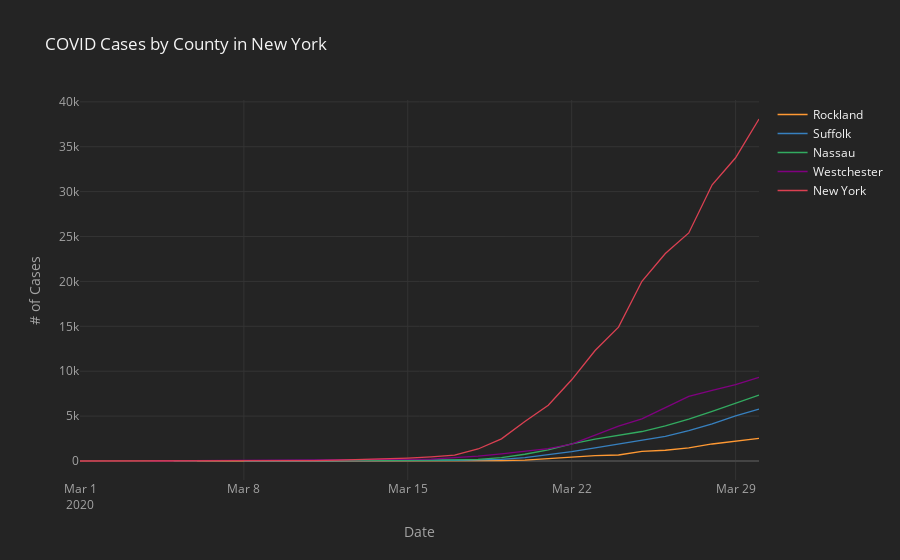
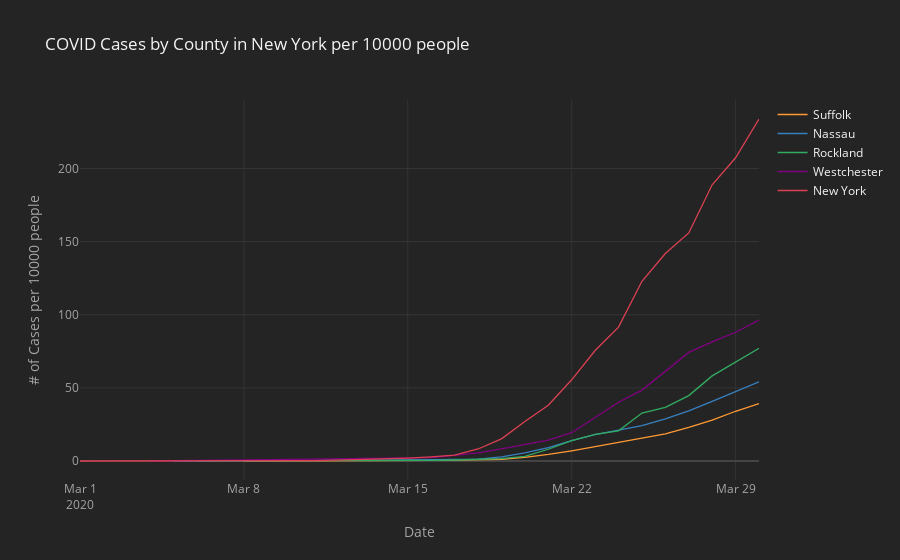
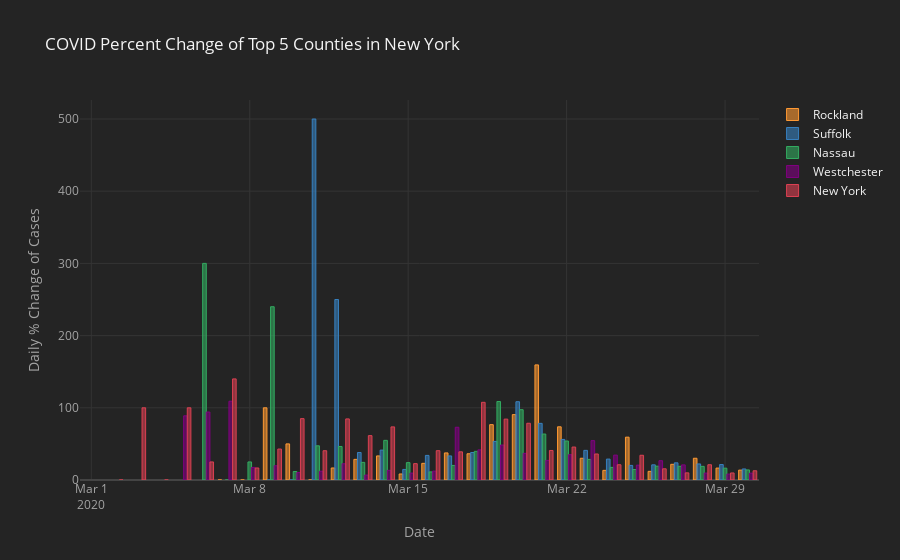

These figures' notebook cell, in order:
### Code cell
state = 'New York'
top_x = 5
scale = 10000
df_counties = pd.read_csv(data_dir+'covid-19-data/us-counties.csv')
df_counties = df_counties.replace('New York City','New York')
df_counties_populations = pd.read_csv(data_dir+'co-est2019-alldata.csv',encoding="ISO-8859-1",dtype={'STATE': str,'COUNTY':str})[['STATE','COUNTY','STNAME','CTYNAME','POPESTIMATE2019']]
df_counties_populations = df_counties_populations[(df_counties_populations['COUNTY']!=0) & (df_counties_populations['STNAME'] != df_counties_populations['CTYNAME'])]
df_counties_points = gpd.read_file(data_dir+'UScounties.shp')
df_counties_points['centroid'] = df_counties_points['geometry'].centroid
df_counties_points['latitude'] = df_counties_points['centroid'].apply(lambda p: p.y)
df_counties_points['longitude'] = df_counties_points['centroid'].apply(lambda p: p.x)
df_counties_points.head()
df_counties_populations = df_counties_populations.merge(df_counties_points,left_on=['STNAME','COUNTY'],right_on=['STATE_NAME','CNTY_FIPS'])
df_counties_populations['CTYNAME'] = df_counties_populations['CTYNAME'].str.replace(' County','')

df_counties = df_counties.merge(df_counties_populations,left_on=['county','state'],right_on=['CTYNAME','STNAME'])
df_counties = df_counties.drop(['STATE','COUNTY','STNAME','CTYNAME'],axis=1)
df_counties['norm_cases'] = df_counties['cases']/(df_counties['POPESTIMATE2019']/scale)

df_counties_pivot = df_counties[df_counties['state']==state]
df_counties_pivot = df_counties_pivot[df_counties_pivot['county']!='Unknown']
df_counties_raw = df_counties_pivot.pivot(index='date',columns='county',values='cases')
df_counties_norm = df_counties_pivot.pivot(index='date',columns='county',values='norm_cases')
df_counties_chg = df_counties_raw.pct_change()*100
# print(df_counties.head())
df_counties_raw.max().sort_values().tail(5).index
counties_raw=df_counties_raw.max().sort_values().tail(5).index
counties_norm=df_counties_norm.max().sort_values().tail(5).index
fig = df_counties_raw[counties_raw].iplot(asFigure=True,kind='scatter',title='COVID Cases by County in '+state,xTitle='Date',yTitle='# of Cases')
fig2 = df_counties_chg[counties_raw].iplot(asFigure=True,kind='bar',title='COVID Percent Change of Top '+ str(top_x)+ ' Counties in '+state,xTitle='Date',yTitle='Daily % Change of Cases')
fig3 = df_counties_norm[counties_norm].iplot(asFigure=True,kind='scatter',title='COVID Cases by County in ' +state+ ' per '+str(scale) + ' people',xTitle='Date',yTitle='# of Cases per '+str(scale)+ ' people')

plot(fig,filename=out_dir+'county.html')
plot(fig3,filename=out_dir+'county_norm.html')
plot(fig2,filename=out_dir+'county_percent_chg.html')

iplot(fig)
iplot(fig3)
iplot(fig2)

### Figure 1 — Plotly figure (JSON) as saved in the notebook; plotly's stock layout.template omitted (floating-point values rounded to 4 significant figures)
{"data": [{"line": {"color": "rgba(255, 153, 51, 1.0)", "dash": "solid", "shape": "linear", "width": 1.3}, "mode": "lines", "name": "Rockland", "text": "", "type": "scatter", "x": ["2020-03-01", "2020-03-02", "2020-03-03", "2020-03-04", "2020-03-05", "2020-03-06", "2020-03-07", "2020-03-08", "2020-03-09", "2020-03-10", "2020-03-11", "2020-03-12", "2020-03-13", "2020-03-14", "2020-03-15", "2020-03-16", "2020-03-17", "2020-03-18", "2020-03-19", "2020-03-20", "2020-03-21", "2020-03-22", "2020-03-23", "2020-03-24", "2020-03-25", "2020-03-26", "2020-03-27", "2020-03-28", "2020-03-29", "2020-03-30"], "y": ["", "", "", "", "", 2, 2, 2, 4, 6, 6, 7, 9, 12, 13, 16, 22, 30, 53, 101, 262, 455, 592, 671, 1069, 1197, 1457, 1896, 2209, 2511]}, {"line": {"color": "rgba(55, 128, 191, 1.0)", "dash": "solid", "shape": "linear", "width": 1.3}, "mode": "lines", "name": "Suffolk", "text": "", "type": "scatter", "x": ["2020-03-01", "2020-03-02", "2020-03-03", "2020-03-04", "2020-03-05", "2020-03-06", "2020-03-07", "2020-03-08", "2020-03-09", "2020-03-10", "2020-03-11", "2020-03-12", "2020-03-13", "2020-03-14", "2020-03-15", "2020-03-16", "2020-03-17", "2020-03-18", "2020-03-19", "2020-03-20", "2020-03-21", "2020-03-22", "2020-03-23", "2020-03-24", "2020-03-25", "2020-03-26", "2020-03-27", "2020-03-28", "2020-03-29", "2020-03-30"], "y": ["", "", "", "", "", "", "", 1, 1, 1, 6, 21, 29, 41, 47, 63, 84, 116, 178, 371, 662, 1034, 1458, 1880, 2260, 2735, 3385, 4138, 5023, 5791]}, {"line": {"color": "rgba(50, 171, 96, 1.0)", "dash": "solid", "shape": "linear", "width": 1.3}, "mode": "lines", "name": "Nassau", "text": "", "type": "scatter", "x": ["2020-03-01", "2020-03-02", "2020-03-03", "2020-03-04", "2020-03-05", "2020-03-06", "2020-03-07", "2020-03-08", "2020-03-09", "2020-03-10", "2020-03-11", "2020-03-12", "2020-03-13", "2020-03-14", "2020-03-15", "2020-03-16", "2020-03-17", "2020-03-18", "2020-03-19", "2020-03-20", "2020-03-21", "2020-03-22", "2020-03-23", "2020-03-24", "2020-03-25", "2020-03-26", "2020-03-27", "2020-03-28", "2020-03-29", "2020-03-30"], "y": ["", "", "", "", 1, 4, 4, 5, 17, 19, 28, 41, 51, 79, 98, 109, 131, 183, 382, 754, 1234, 1900, 2442, 2869, 3285, 3914, 4657, 5537, 6445, 7344]}, {"line": {"color": "rgba(128, 0, 128, 1.0)", "dash": "solid", "shape": "linear", "width": 1.3}, "mode": "lines", "name": "Westchester", "text": "", "type": "scatter", "x": ["2020-03-01", "2020-03-02", "2020-03-03", "2020-03-04", "2020-03-05", "2020-03-06", "2020-03-07", "2020-03-08", "2020-03-09", "2020-03-10", "2020-03-11", "2020-03-12", "2020-03-13", "2020-03-14", "2020-03-15", "2020-03-16", "2020-03-17", "2020-03-18", "2020-03-19", "2020-03-20", "2020-03-21", "2020-03-22", "2020-03-23", "2020-03-24", "2020-03-25", "2020-03-26", "2020-03-27", "2020-03-28", "2020-03-29", "2020-03-30"], "y": ["", "", "", 9, 17, 33, 69, 81, 97, 107, 120, 147, 157, 178, 195, 219, 379, 537, 797, 1091, 1387, 1873, 2894, 3891, 4691, 5944, 7187, 7875, 8519, 9326]}, {"line": {"color": "rgba(219, 64, 82, 1.0)", "dash": "solid", "shape": "linear", "width": 1.3}, "mode": "lines", "name": "New York", "text": "", "type": "scatter", "x": ["2020-03-01", "2020-03-02", "2020-03-03", "2020-03-04", "2020-03-05", "2020-03-06", "2020-03-07", "2020-03-08", "2020-03-09", "2020-03-10", "2020-03-11", "2020-03-12", "2020-03-13", "2020-03-14", "2020-03-15", "2020-03-16", "2020-03-17", "2020-03-18", "2020-03-19", "2020-03-20", "2020-03-21", "2020-03-22", "2020-03-23", "2020-03-24", "2020-03-25", "2020-03-26", "2020-03-27", "2020-03-28", "2020-03-29", "2020-03-30"], "y": [1, 1, 2, 2, 4, 5, 12, 14, 20, 37, 52, 96, 155, 269, 330, 464, 645, 1339, 2468, 4408, 6211, 9045, 12305, 14905, 20011, 23112, 25399, 30766, 33768, 38087]}], "layout": {"legend": {"bgcolor": "#242424", "font": {"color": "#F4F4F4"}}, "paper_bgcolor": "#242424", "plot_bgcolor": "#242424", "title": {"font": {"color": "#F4F4F4"}, "text": "COVID Cases by County in New York"}, "xaxis": {"gridcolor": "#343434", "showgrid": true, "tickfont": {"color": "#A4A4A4"}, "title": {"font": {"color": "#A4A4A4"}, "text": "Date"}, "zerolinecolor": "#444444"}, "yaxis": {"gridcolor": "#343434", "showgrid": true, "tickfont": {"color": "#A4A4A4"}, "title": {"font": {"color": "#A4A4A4"}, "text": "# of Cases"}, "zerolinecolor": "#444444"}}}

### Figure 2 — Plotly figure (JSON) as saved in the notebook; plotly's stock layout.template omitted (floating-point values rounded to 4 significant figures)
{"data": [{"line": {"color": "rgba(255, 153, 51, 1.0)", "dash": "solid", "shape": "linear", "width": 1.3}, "mode": "lines", "name": "Suffolk", "text": "", "type": "scatter", "x": ["2020-03-01", "2020-03-02", "2020-03-03", "2020-03-04", "2020-03-05", "2020-03-06", "2020-03-07", "2020-03-08", "2020-03-09", "2020-03-10", "2020-03-11", "2020-03-12", "2020-03-13", "2020-03-14", "2020-03-15", "2020-03-16", "2020-03-17", "2020-03-18", "2020-03-19", "2020-03-20", "2020-03-21", "2020-03-22", "2020-03-23", "2020-03-24", "2020-03-25", "2020-03-26", "2020-03-27", "2020-03-28", "2020-03-29", "2020-03-30"], "y": ["", "", "", "", "", "", "", 0.006772, 0.006772, 0.006772, 0.04063, 0.1422, 0.1964, 0.2777, 0.3183, 0.4267, 0.5689, 0.7856, 1.205, 2.513, 4.483, 7.003, 9.874, 12.73, 15.31, 18.52, 22.92, 28.02, 34.02, 39.22]}, {"line": {"color": "rgba(55, 128, 191, 1.0)", "dash": "solid", "shape": "linear", "width": 1.3}, "mode": "lines", "name": "Nassau", "text": "", "type": "scatter", "x": ["2020-03-01", "2020-03-02", "2020-03-03", "2020-03-04", "2020-03-05", "2020-03-06", "2020-03-07", "2020-03-08", "2020-03-09", "2020-03-10", "2020-03-11", "2020-03-12", "2020-03-13", "2020-03-14", "2020-03-15", "2020-03-16", "2020-03-17", "2020-03-18", "2020-03-19", "2020-03-20", "2020-03-21", "2020-03-22", "2020-03-23", "2020-03-24", "2020-03-25", "2020-03-26", "2020-03-27", "2020-03-28", "2020-03-29", "2020-03-30"], "y": ["", "", "", "", 0.00737, 0.02948, 0.02948, 0.03685, 0.1253, 0.14, 0.2063, 0.3022, 0.3759, 0.5822, 0.7222, 0.8033, 0.9654, 1.349, 2.815, 5.557, 9.094, 14.0, 18.0, 21.14, 24.21, 28.84, 34.32, 40.81, 47.5, 54.12]}, {"line": {"color": "rgba(50, 171, 96, 1.0)", "dash": "solid", "shape": "linear", "width": 1.3}, "mode": "lines", "name": "Rockland", "text": "", "type": "scatter", "x": ["2020-03-01", "2020-03-02", "2020-03-03", "2020-03-04", "2020-03-05", "2020-03-06", "2020-03-07", "2020-03-08", "2020-03-09", "2020-03-10", "2020-03-11", "2020-03-12", "2020-03-13", "2020-03-14", "2020-03-15", "2020-03-16", "2020-03-17", "2020-03-18", "2020-03-19", "2020-03-20", "2020-03-21", "2020-03-22", "2020-03-23", "2020-03-24", "2020-03-25", "2020-03-26", "2020-03-27", "2020-03-28", "2020-03-29", "2020-03-30"], "y": ["", "", "", "", "", 0.06139, 0.06139, 0.06139, 0.1228, 0.1842, 0.1842, 0.2149, 0.2763, 0.3683, 0.399, 0.4911, 0.6753, 0.9208, 1.627, 3.1, 8.042, 13.97, 18.17, 20.6, 32.81, 36.74, 44.72, 58.2, 67.8, 77.07]}, {"line": {"color": "rgba(128, 0, 128, 1.0)", "dash": "solid", "shape": "linear", "width": 1.3}, "mode": "lines", "name": "Westchester", "text": "", "type": "scatter", "x": ["2020-03-01", "2020-03-02", "2020-03-03", "2020-03-04", "2020-03-05", "2020-03-06", "2020-03-07", "2020-03-08", "2020-03-09", "2020-03-10", "2020-03-11", "2020-03-12", "2020-03-13", "2020-03-14", "2020-03-15", "2020-03-16", "2020-03-17", "2020-03-18", "2020-03-19", "2020-03-20", "2020-03-21", "2020-03-22", "2020-03-23", "2020-03-24", "2020-03-25", "2020-03-26", "2020-03-27", "2020-03-28", "2020-03-29", "2020-03-30"], "y": ["", "", "", 0.09302, 0.1757, 0.3411, 0.7132, 0.8372, 1.003, 1.106, 1.24, 1.519, 1.623, 1.84, 2.015, 2.264, 3.917, 5.55, 8.238, 11.28, 14.34, 19.36, 29.91, 40.22, 48.49, 61.44, 74.28, 81.39, 88.05, 96.39]}, {"line": {"color": "rgba(219, 64, 82, 1.0)", "dash": "solid", "shape": "linear", "width": 1.3}, "mode": "lines", "name": "New York", "text": "", "type": "scatter", "x": ["2020-03-01", "2020-03-02", "2020-03-03", "2020-03-04", "2020-03-05", "2020-03-06", "2020-03-07", "2020-03-08", "2020-03-09", "2020-03-10", "2020-03-11", "2020-03-12", "2020-03-13", "2020-03-14", "2020-03-15", "2020-03-16", "2020-03-17", "2020-03-18", "2020-03-19", "2020-03-20", "2020-03-21", "2020-03-22", "2020-03-23", "2020-03-24", "2020-03-25", "2020-03-26", "2020-03-27", "2020-03-28", "2020-03-29", "2020-03-30"], "y": [0.00614, 0.00614, 0.01228, 0.01228, 0.02456, 0.0307, 0.07368, 0.08596, 0.1228, 0.2272, 0.3193, 0.5894, 0.9517, 1.652, 2.026, 2.849, 3.96, 8.221, 15.15, 27.06, 38.13, 55.53, 75.55, 91.51, 122.9, 141.9, 155.9, 188.9, 207.3, 233.8]}], "layout": {"legend": {"bgcolor": "#242424", "font": {"color": "#F4F4F4"}}, "paper_bgcolor": "#242424", "plot_bgcolor": "#242424", "title": {"font": {"color": "#F4F4F4"}, "text": "COVID Cases by County in New York per 10000 people"}, "xaxis": {"gridcolor": "#343434", "showgrid": true, "tickfont": {"color": "#A4A4A4"}, "title": {"font": {"color": "#A4A4A4"}, "text": "Date"}, "zerolinecolor": "#444444"}, "yaxis": {"gridcolor": "#343434", "showgrid": true, "tickfont": {"color": "#A4A4A4"}, "title": {"font": {"color": "#A4A4A4"}, "text": "# of Cases per 10000 people"}, "zerolinecolor": "#444444"}}}

### Figure 3 — Plotly figure (JSON) as saved in the notebook; plotly's stock layout.template omitted (floating-point values rounded to 4 significant figures)
{"data": [{"marker": {"color": "rgba(255, 153, 51, 0.6)", "line": {"color": "rgba(255, 153, 51, 1.0)", "width": 1}}, "name": "Rockland", "orientation": "v", "text": "", "type": "bar", "x": ["2020-03-01", "2020-03-02", "2020-03-03", "2020-03-04", "2020-03-05", "2020-03-06", "2020-03-07", "2020-03-08", "2020-03-09", "2020-03-10", "2020-03-11", "2020-03-12", "2020-03-13", "2020-03-14", "2020-03-15", "2020-03-16", "2020-03-17", "2020-03-18", "2020-03-19", "2020-03-20", "2020-03-21", "2020-03-22", "2020-03-23", "2020-03-24", "2020-03-25", "2020-03-26", "2020-03-27", "2020-03-28", "2020-03-29", "2020-03-30"], "y": ["", "", "", "", "", "", 0, 0, 100, 50, 0, 16.67, 28.57, 33.33, 8.333, 23.08, 37.5, 36.36, 76.67, 90.57, 159.4, 73.66, 30.11, 13.34, 59.31, 11.97, 21.72, 30.13, 16.51, 13.67]}, {"marker": {"color": "rgba(55, 128, 191, 0.6)", "line": {"color": "rgba(55, 128, 191, 1.0)", "width": 1}}, "name": "Suffolk", "orientation": "v", "text": "", "type": "bar", "x": ["2020-03-01", "2020-03-02", "2020-03-03", "2020-03-04", "2020-03-05", "2020-03-06", "2020-03-07", "2020-03-08", "2020-03-09", "2020-03-10", "2020-03-11", "2020-03-12", "2020-03-13", "2020-03-14", "2020-03-15", "2020-03-16", "2020-03-17", "2020-03-18", "2020-03-19", "2020-03-20", "2020-03-21", "2020-03-22", "2020-03-23", "2020-03-24", "2020-03-25", "2020-03-26", "2020-03-27", "2020-03-28", "2020-03-29", "2020-03-30"], "y": ["", "", "", "", "", "", "", "", 0, 0, 500, 250, 38.1, 41.38, 14.63, 34.04, 33.33, 38.1, 53.45, 108.4, 78.44, 56.19, 41.01, 28.94, 20.21, 21.02, 23.77, 22.25, 21.39, 15.29]}, {"marker": {"color": "rgba(50, 171, 96, 0.6)", "line": {"color": "rgba(50, 171, 96, 1.0)", "width": 1}}, "name": "Nassau", "orientation": "v", "text": "", "type": "bar", "x": ["2020-03-01", "2020-03-02", "2020-03-03", "2020-03-04", "2020-03-05", "2020-03-06", "2020-03-07", "2020-03-08", "2020-03-09", "2020-03-10", "2020-03-11", "2020-03-12", "2020-03-13", "2020-03-14", "2020-03-15", "2020-03-16", "2020-03-17", "2020-03-18", "2020-03-19", "2020-03-20", "2020-03-21", "2020-03-22", "2020-03-23", "2020-03-24", "2020-03-25", "2020-03-26", "2020-03-27", "2020-03-28", "2020-03-29", "2020-03-30"], "y": ["", "", "", "", "", 300, 0, 25, 240, 11.76, 47.37, 46.43, 24.39, 54.9, 24.05, 11.22, 20.18, 39.69, 108.7, 97.38, 63.66, 53.97, 28.53, 17.49, 14.5, 19.15, 18.98, 18.9, 16.4, 13.95]}, {"marker": {"color": "rgba(128, 0, 128, 0.6)", "line": {"color": "rgba(128, 0, 128, 1.0)", "width": 1}}, "name": "Westchester", "orientation": "v", "text": "", "type": "bar", "x": ["2020-03-01", "2020-03-02", "2020-03-03", "2020-03-04", "2020-03-05", "2020-03-06", "2020-03-07", "2020-03-08", "2020-03-09", "2020-03-10", "2020-03-11", "2020-03-12", "2020-03-13", "2020-03-14", "2020-03-15", "2020-03-16", "2020-03-17", "2020-03-18", "2020-03-19", "2020-03-20", "2020-03-21", "2020-03-22", "2020-03-23", "2020-03-24", "2020-03-25", "2020-03-26", "2020-03-27", "2020-03-28", "2020-03-29", "2020-03-30"], "y": ["", "", "", "", 88.89, 94.12, 109.1, 17.39, 19.75, 10.31, 12.15, 22.5, 6.803, 13.38, 9.551, 12.31, 73.06, 41.69, 48.42, 36.89, 27.13, 35.04, 54.51, 34.45, 20.56, 26.71, 20.91, 9.573, 8.178, 9.473]}, {"marker": {"color": "rgba(219, 64, 82, 0.6)", "line": {"color": "rgba(219, 64, 82, 1.0)", "width": 1}}, "name": "New York", "orientation": "v", "text": "", "type": "bar", "x": ["2020-03-01", "2020-03-02", "2020-03-03", "2020-03-04", "2020-03-05", "2020-03-06", "2020-03-07", "2020-03-08", "2020-03-09", "2020-03-10", "2020-03-11", "2020-03-12", "2020-03-13", "2020-03-14", "2020-03-15", "2020-03-16", "2020-03-17", "2020-03-18", "2020-03-19", "2020-03-20", "2020-03-21", "2020-03-22", "2020-03-23", "2020-03-24", "2020-03-25", "2020-03-26", "2020-03-27", "2020-03-28", "2020-03-29", "2020-03-30"], "y": ["", 0, 100, 0, 100, 25, 140, 16.67, 42.86, 85.0, 40.54, 84.62, 61.46, 73.55, 22.68, 40.61, 39.01, 107.6, 84.32, 78.61, 40.9, 45.63, 36.04, 21.13, 34.26, 15.5, 9.895, 21.13, 9.758, 12.79]}], "layout": {"legend": {"bgcolor": "#242424", "font": {"color": "#F4F4F4"}}, "paper_bgcolor": "#242424", "plot_bgcolor": "#242424", "title": {"font": {"color": "#F4F4F4"}, "text": "COVID Percent Change of Top 5 Counties in New York"}, "xaxis": {"gridcolor": "#343434", "showgrid": true, "tickfont": {"color": "#A4A4A4"}, "title": {"font": {"color": "#A4A4A4"}, "text": "Date"}, "zerolinecolor": "#444444"}, "yaxis": {"gridcolor": "#343434", "showgrid": true, "tickfont": {"color": "#A4A4A4"}, "title": {"font": {"color": "#A4A4A4"}, "text": "Daily % Change of Cases"}, "zerolinecolor": "#444444"}}}
